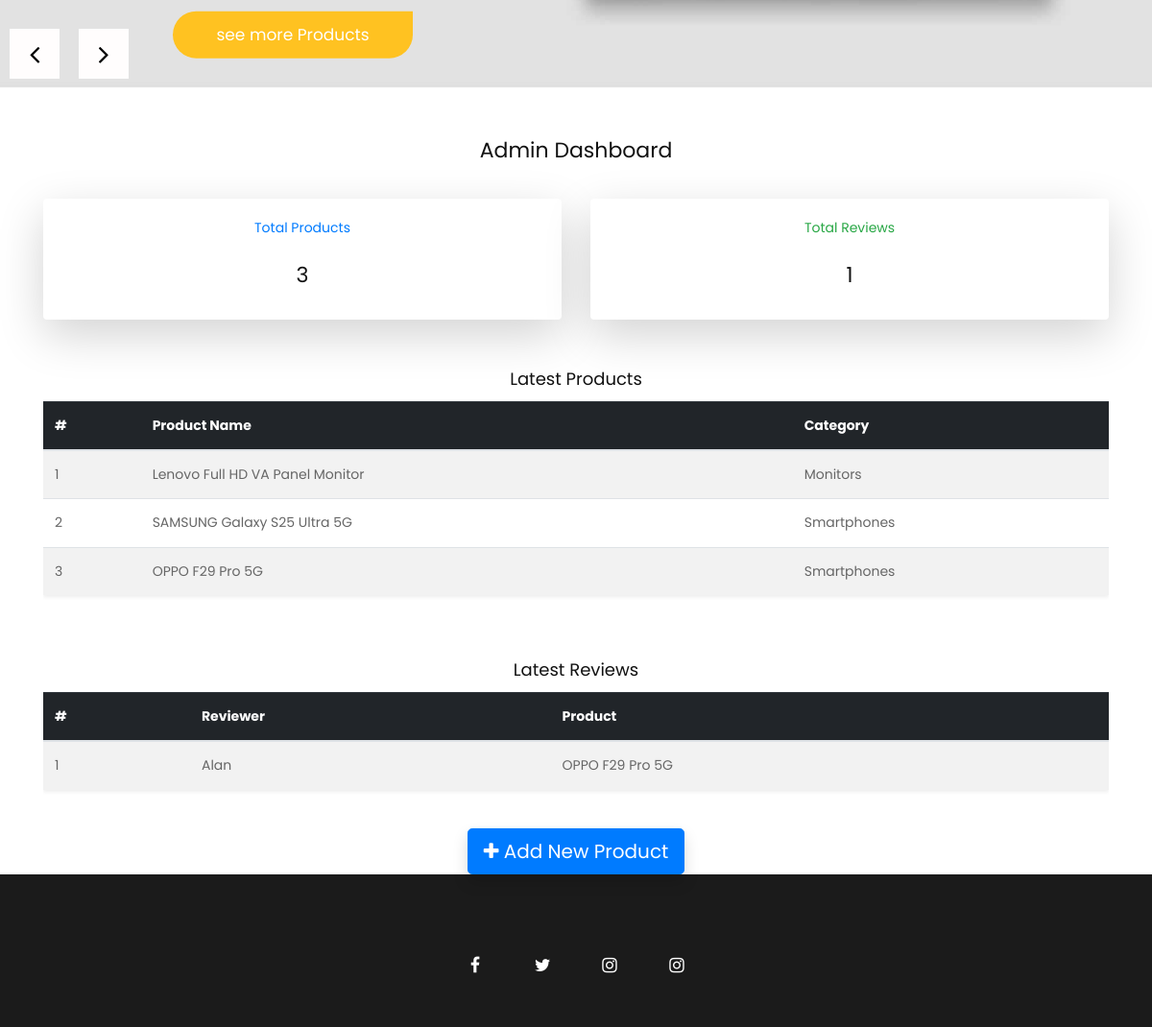
The app's page /admin_dashboard/ (signed in, middle part), older data.
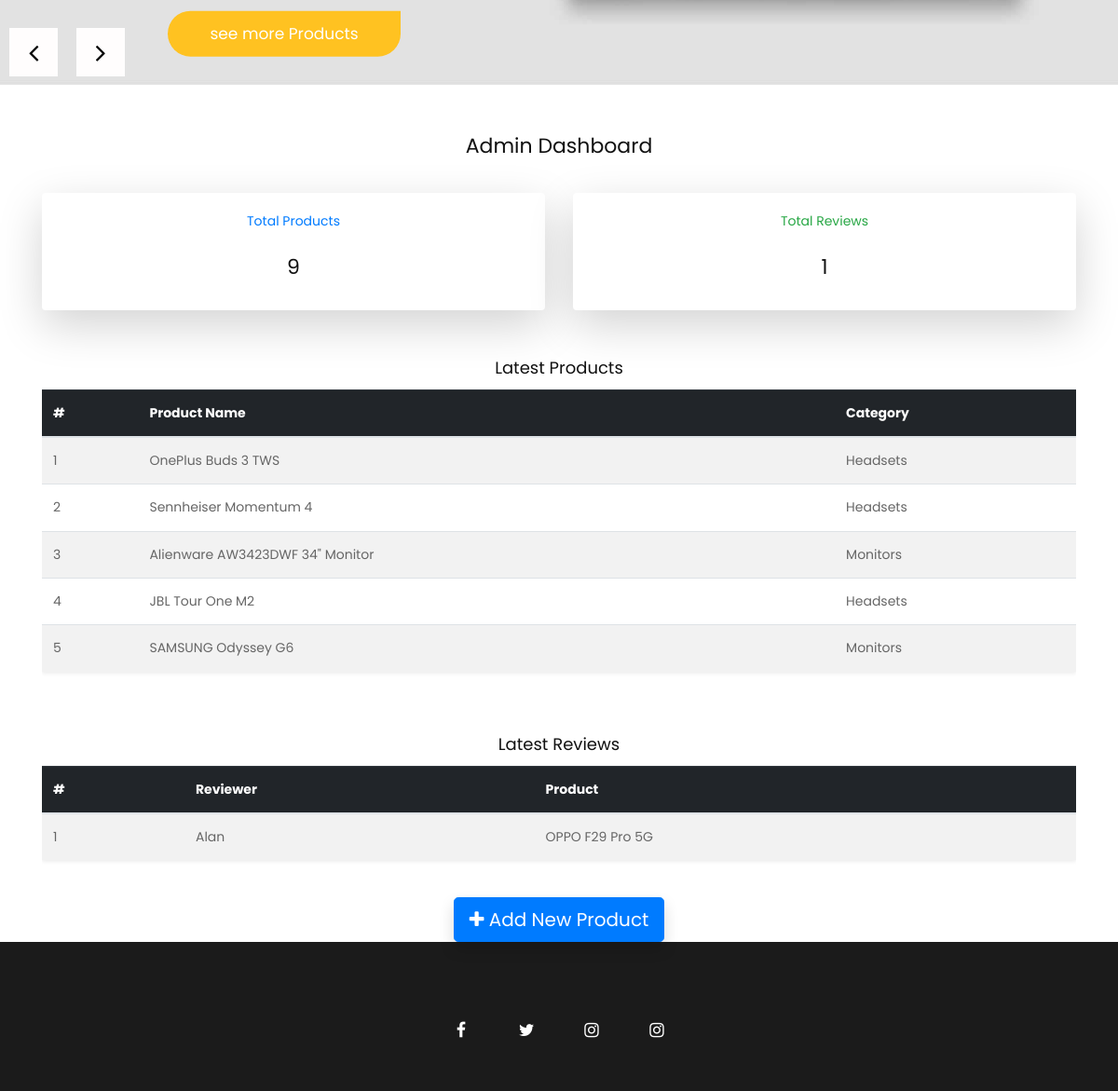
The same page, newer data.
### admin_app/models.py (models this page shows, shortened)
class Product(models.Model):
    name = models.CharField(max_length=100)
    brand = models.CharField(max_length = 100)
    category = models.ForeignKey(Category, on_delete=models.CASCADE, related_name = "products")
    description = models.TextField()
    price = models.DecimalField(max_digits=10, decimal_places=2)
    image = models.ImageField(upload_to="product_images/")
    added_by = models.ForeignKey(User, on_delete=models.SET_NULL, null=True, blank=True)

class Category(models.Model):
    name = models.CharField(max_length=100,unique =True)

class Review(models.Model):
    product = models.ForeignKey(Product, on_delete=models.CASCADE, related_name='reviews')
    user = models.ForeignKey(User, on_delete=models.CASCADE)
    rating = models.IntegerField(choices=[(i, i) for i in range(1, 6)])
    comment = models.TextField()
    created_at = models.DateTimeField(auto_now_add=True)
    updated_at = models.DateTimeField(auto_now=True)
    class Meta:
        unique_together = ('product', 'user')

### admin_app/views.py (the view)
# urls.py: path('admin_dashboard/',admin_dashboard, name = 'admin_dashboard'),
@user_passes_test(is_admin)
def admin_dashboard(request):
    total_products = Product.objects.count()
    total_reviews = Review.objects.count()
    latest_products = Product.objects.order_by('-id')[:5]
    latest_reviews = Review.objects.order_by('-id')[:5]
    context = {
        'total_products': total_products,
        'total_reviews': total_reviews,
        'latest_products': latest_products,
        'latest_reviews': latest_reviews,
    }
    return render(request, 'admin_app/admin_dashboard.html', context)

### admin_app/views.py (called while the page is built)
def is_admin(user):
    return user.groups.filter(name='Admin').exists()

### admin_app/templates/admin_app/admin_dashboard.html
{% extends 'base.html' %}
{% load static %}
{% block content %}
<div class="container mt-5">
    <h2 class="text-center mb-4">Admin Dashboard</h2>
    <div class="row">
        <div class="col-md-6">
            <div class="card shadow-lg border-0">
                <div class="card-body text-center">
                    <h5 class="card-title text-primary">Total Products</h5>
                    <h2 class="fw-bold">{{ total_products }}</h2>
                </div>
            </div>
        </div>
        <div class="col-md-6">
            <div class="card shadow-lg border-0">
                <div class="card-body text-center">
                    <h5 class="card-title text-success">Total Reviews</h5>
                    <h2 class="fw-bold">{{ total_reviews }}</h2>
                </div>
            </div>
        </div>
    </div>
    <div class="mt-5">
        <h3 class="text-center">Latest Products</h3>
        <div class="table-responsive">
            <table class="table table-striped table-hover shadow-sm">
                <thead class="table-dark">
                    <tr>
                        <th>#</th>
                        <th>Product Name</th>
                        <th>Category</th>
                    </tr>
                </thead>
                <tbody>
                    {% for product in latest_products %}
                        <tr>
                            <td>{{ forloop.counter }}</td>
                            <td>{{ product.name }}</td>
                            <td>{{ product.category.name }}</td>
                        </tr>
                    {% empty %}
                        <tr>
                            <td colspan="3" class="text-center">No products available.</td>
                        </tr>
                    {% endfor %}
                </tbody>
            </table>
        </div>
    </div>
    <div class="mt-5">
        <h3 class="text-center">Latest Reviews</h3>
        <div class="table-responsive">
            <table class="table table-striped table-hover shadow-sm">
                <thead class="table-dark">
                    <tr>
                        <th>#</th>
                        <th>Reviewer</th>
                        <th>Product</th>
                    </tr>
                </thead>
                <tbody>
                    {% for review in latest_reviews %}
                        <tr>
                            <td>{{ forloop.counter }}</td>
                            <td>{{ review.user.username }}</td>
                            <td>{{ review.product.name }}</td>
                        </tr>
                    {% empty %}
                        <tr>
                            <td colspan="3" class="text-center">No reviews available.</td>
                        </tr>
                    {% endfor %}
                </tbody>
            </table>
        </div>
    </div>
    <div class="text-center mt-4">
        <a href="{% url 'add_product' %}" class="btn btn-primary btn-lg shadow">
            <i class="fa fa-plus"></i> Add New Product
        </a>
    </div>
</div>
{% endblock %}

Row changes from the older to the newer data that the page shows:
no longer on this page (row edited): Product: name "SAMSUNG Galaxy S25 Ultra 5G", category.name "Smartphones"
no longer on this page (row edited): Product: name "OPPO F29 Pro 5G", category.name "Smartphones"
added Product: name "OnePlus Buds 3 TWS", category.name "Headsets"
added Product: name "Sennheiser Momentum 4", category.name "Headsets"
added Product: name "Alienware AW3423DWF 34\" Monitor", category.name "Monitors"
added Product: name "JBL Tour One M2", category.name "Headsets"
changed Product: name "Lenovo Full HD VA Panel Monitor" → "SAMSUNG Odyssey G6"
Text that changed along with them:
{{ total_products }}: "3" → "9"
